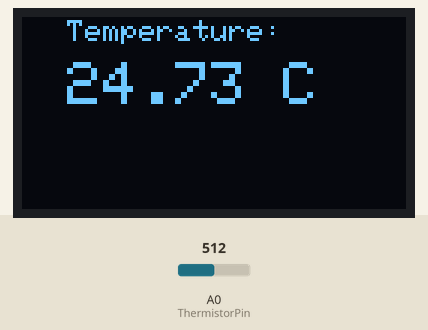
Simulated run of this program. Board: Arduino Nano, built with avr-gcc and run on an emulated ATmega328P. Parts: 128×64 one-colour display. The inputs (shaded band) are chosen by the test bench; at power-on: A0 (ThermistorPin) = 512. What the program prints to the serial monitor is not drawn.

Above: at 4.2 s.
4.3 s: A0 (ThermistorPin) set to 716
At 5.8 s:
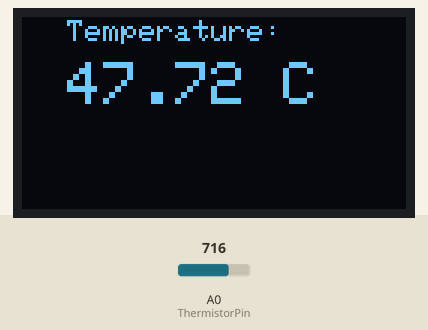
6.1 s: A0 (ThermistorPin) set to 900
At 6.9 s:
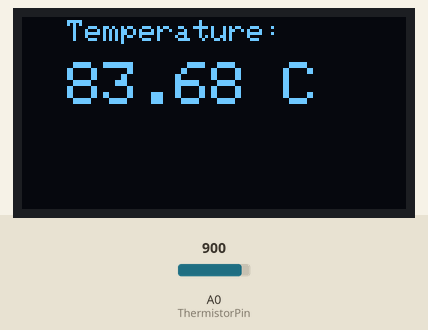
7.7 s: A0 (ThermistorPin) set to 1023
At 8.9 s:
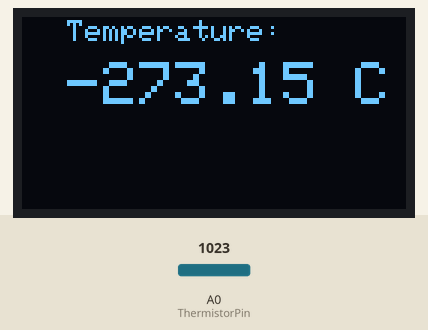
Timing chart, 0 to 10.7 s (numbered marks = the images above; inputs shaded):
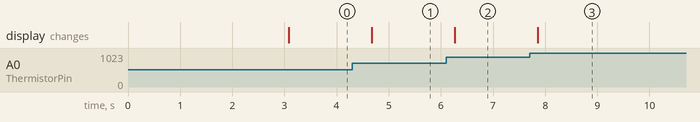

Measured:
- after the input at 4.3 s, the display: changes after 0.38 s (image 1)
- after the input at 6.1 s, the display: changes after 0.16 s (image 2)
- after the input at 7.7 s, the display: changes after 0.15 s (image 3)

The program:

main.cpp
```cpp
#include <Arduino.h>

#include <SPI.h>
#include <Wire.h>
#include <Adafruit_GFX.h>
#include <Adafruit_SSD1306.h>
#define SCREEN_WIDTH 128 // OLED display width, in pixels
#define SCREEN_HEIGHT 64 // OLED display height, in pixels
// Declaration for an SSD1306 display connected to I2C (SDA, SCL pins)
#define OLED_RESET -1 // Reset pin # (or -1 if sharing Arduino reset pin)
Adafruit_SSD1306 display1(OLED_RESET);
#define OLED_ADDR1 0x3C

int ThermistorPin = 0;
int Vo;
float R1 = 10000;
float logR2, R2, T, Tc;
float c1 = 1.009249522e-03, c2 = 2.378405444e-04, c3 = 2.019202697e-07;

void setup()
{
  Serial.begin(9600);
  display1.begin(SSD1306_SWITCHCAPVCC, OLED_ADDR1);
  display1.clearDisplay();
  display1.setTextColor(WHITE);
  display1.setCursor(15, 20);

  display1.print("Hello!");
  display1.display();
  delay(3000);
}

void loop()
{

  Vo = analogRead(ThermistorPin);
  R2 = R1 * (1023.0 / (float)Vo - 1.0);
  logR2 = log(R2);
  T = (1.0 / (c1 + c2 * logR2 + c3 * logR2 * logR2 * logR2));
  Tc = T - 273.15;

  Serial.print("Temperature: ");
  Serial.print(Tc);
  Serial.println(" C");
  display1.clearDisplay();
  display1.setCursor(15, 1);
  display1.setTextColor(WHITE);
  display1.setTextSize(1);
  display1.print((String)"Temperature: " );
  display1.setCursor(15,15);
  display1.setTextSize(2.5);
  display1.print((double)Tc + (String)" C");


  display1.display();

  delay(500);
}
```
